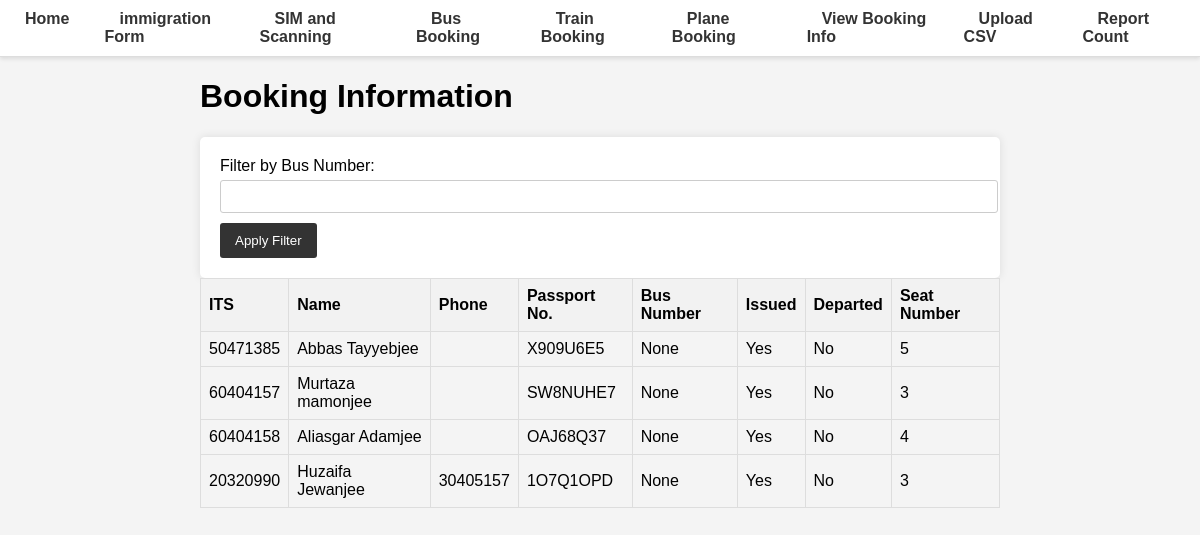
/view-booking-info/, run on an earlier commit of the app's database.
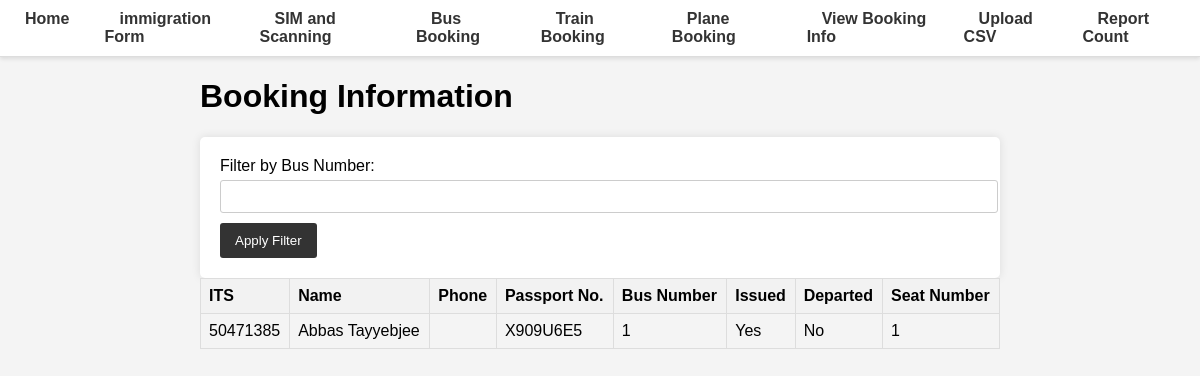
And on a later commit of the database.
### database.py (models this page shows, shortened)
class Master(Base):
    __tablename__ = "master"
    ITS = Column(Integer, primary_key=True, index=True)
    first_name = Column(String, index=True)
    middle_name = Column(String, index=True)
    last_name = Column(String, index=True)
    DOB = Column(Date)
    passport_No = Column(String, unique=True, index=True)
    passport_Expiry = Column(Date, index=True)
    Visa_No = Column(String, index=True)
    Mode_of_Transport = Column(String, index=True)
    phone = Column(String, index=True)
    arrived = Column(Boolean, default=False)
    timestamp = Column(DateTime, default=func.now())

class BookingInfo(Base):
    __tablename__ = "booking_info"
    Mode = Column(Integer, index=True)
    ITS = Column(Integer, ForeignKey('master.ITS'), primary_key=True, index=True)
    Issued = Column(Boolean)
    Departed = Column(Boolean)
    Self_Issued = Column(Boolean, default=False)
    seat_number = Column(Integer)
    bus_number = Column(Integer)
    train_id = Column(Integer, ForeignKey("train.id"), nullable=True)
    plane_id = Column(Integer, ForeignKey("plane.plane_id"), nullable=True)
    coach_number = Column(String)
    cabin_number = Column(String)

### main.py (the view)
@app.get("/view-booking-info/", response_class=HTMLResponse)
async def view_booking_info(request: Request, bus_number: Optional[int] = Query(None), db: Session = Depends(get_db)):
    if bus_number:
        booking_info = db.query(BookingInfo, Master).join(Master).filter(BookingInfo.bus_number == bus_number).all()
    else:
        booking_info = db.query(BookingInfo, Master).join(Master).all()
    return templates.TemplateResponse("view_booking_info.html", {"request": request, "booking_info": booking_info})

### templates/view_booking_info.html
{% extends "base.html" %}
{% block content %}
<h1>Booking Information</h1>
<form method="get" action="/view-booking-info/">
    <label for="bus_number">Filter by Bus Number:</label>
    <input type="number" id="bus_number" name="bus_number">
    <button type="submit">Apply Filter</button>
</form>
<table>
    <thead>
        <tr>
            <th>ITS</th>
            <th>Name</th>
            <th>Phone</th>
            <th>Passport No.</th>
            <th>Bus Number</th>
            <th>Issued</th>
            <th>Departed</th>
            <th>Seat Number</th>
        </tr>
    </thead>
    <tbody>
        {% for booking, master in booking_info |sort(attribute='seat_number') %}
        <tr>
            <td>{{ booking.ITS }}</td>
            <td>{{ master.first_name }} {{ master.last_name }}</td>
            <td>{{ master.phone }}</td>
            <td>{{ master.passport_No }}</td>
            <td>{{ booking.bus_number }}</td>
            <td>{{ "Yes" if booking.Issued else "No" }}</td>
            <td>{{ "Yes" if booking.Departed else "No" }}</td>
            <td>{{ booking.seat_number }}</td>
        </tr>
        {% endfor %}
    </tbody>
</table>
{% endblock %}

What changed in the data, as far as the page shows it:
no longer on this page (row edited): Master: ITS "50471385", first_name "Abbas", last_name "Tayyebjee", passport_No "X909U6E5", bus_number "None", Issued "Yes", Departed "No", seat_number "5"
no longer on this page (row edited): Master: ITS "60404157", first_name "Murtaza", last_name "mamonjee", passport_No "SW8NUHE7", bus_number "None", Issued "Yes", Departed "No", seat_number "3"
removed BookingInfo: ITS "60404158", first_name "Aliasgar", last_name "Adamjee", passport_No "OAJ68Q37", bus_number "None", Issued "Yes", Departed "No", seat_number "4"
removed BookingInfo: ITS "20320990", first_name "Huzaifa", last_name "Jewanjee", phone "30405157", passport_No "1O7Q1OPD", bus_number "None", Issued "Yes", Departed "No", seat_number "3"
added BookingInfo: ITS "50471385", first_name "Abbas", last_name "Tayyebjee", passport_No "X909U6E5", bus_number "1", Issued "Yes", Departed "No", seat_number "1"
